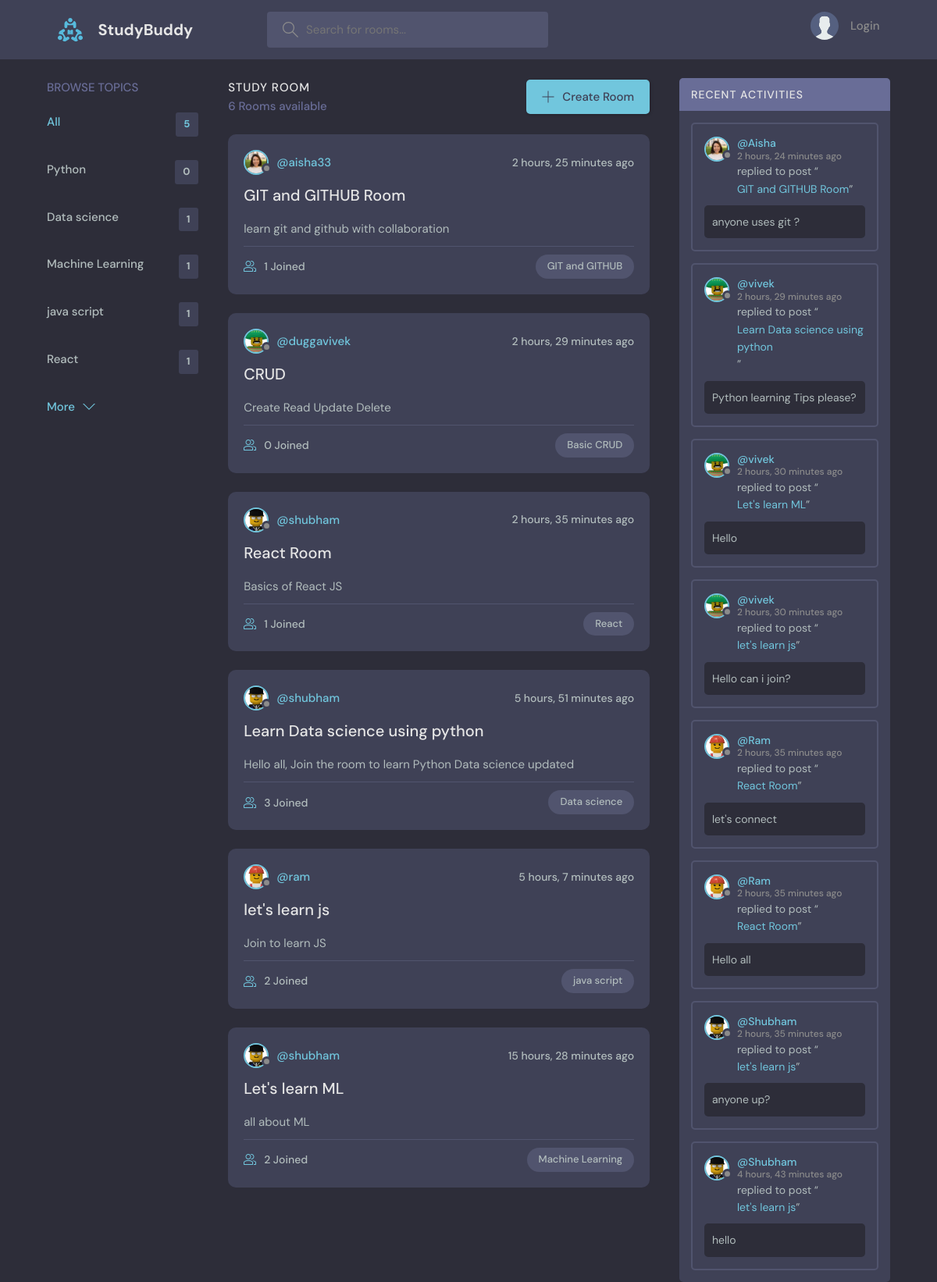
The page / on the database its author committed.
### base/models.py (models this page shows, shortened)
class Topic(models.Model):
    name = models.CharField(max_length = 200)

class Room(models.Model):
    host = models.ForeignKey(User, on_delete= models.SET_NULL, null=True)
    topic = models.ForeignKey(Topic, models.SET_NULL, null=True)
    name = models.CharField(max_length=200)
    description = models.TextField(null=True, blank=True)
    participants = models.ManyToManyField(User, related_name='participants', blank=True)
    updated = models.DateTimeField(auto_now=True)
    created = models.DateTimeField(auto_now_add=True)
    class Meta:
        ordering = ['-updated','-created']
    def __str__(self):
        return self.name

class User(AbstractUser):
    name = models.CharField( max_length=200, null=True )
    email = models.EmailField(unique = True, max_length=254 , null=True)
    bio = models.TextField(null=True)
    avatar =  models.ImageField(null = True, default = 'avatar.svg')
    USERNAME_FIELD = 'email'
    REQUIRED_FIELDS = []

class Message(models.Model):
    user= models.ForeignKey(User, on_delete=models.CASCADE)
    room = models.ForeignKey(Room, on_delete=models.CASCADE)
    body = models.TextField()
    updated = models.DateTimeField(auto_now=True)
    created = models.DateTimeField(auto_now_add=True)
    class Meta:
        ordering = ['-updated', '-created']

### base/views.py (the view)
# urls.py: path('', views.home, name='home'),
def home(request):
    q = request.GET.get('q') if request.GET.get('q') != None else ''
    rooms = Room.objects.filter(
        Q(topic__name__icontains=q) |
        Q(name__icontains=q) |
        Q(description__icontains=q)
    )
    topics = Topic.objects.all()[0:5]
    room_count = rooms.count()
    room_messages = Message.objects.filter(Q(room__topic__name__icontains = q))
    context = {'rooms': rooms, 'topics': topics,
               'room_count': room_count, "room_messages": room_messages}
    return render(request, 'base/home.html', context)

### base/templates/base/home.html
{% extends 'main.html' %} {% block content %}
<main class="layout layout--3">
    <div class="container">
        {% include 'base/topic_component.html' %}
         <div class="roomList">
        {% include 'base/feed_component.html' %}
        </div>
        {% include 'base/activity_component.html' %}
    </div>
</main>
{% endblock content %}

### base/templates/base/topic_component.html
<div class="topics">
    <div class="topics__header">
        <h2>Browse Topics</h2>
    </div>
    <ul class="topics__list">
        <li>
            <a href="{% url 'home'%}" class="active">All <span>{{topics.count}}</span></a>
        </li>
        {% for topic in topics %}
        <li>
            <a href="{% url 'home' %}?q={{topic.name}}"
                >{{topic.name}} <span>{{topic.room_set.all.count}}</span></a
            >
        </li>
        {% endfor %}
    </ul>
    <a class="btn btn--link" href="{% url 'browse-topics' %}">
        More
        <svg
            version="1.1"
            xmlns="http://www.w3.org/2000/svg"
            width="32"
            height="32"
            viewBox="0 0 32 32"
        >
            <title>chevron-down</title>
            <path d="M16 21l-13-13h-3l16 16 16-16h-3l-13 13z"></path>
        </svg>
    </a>
</div>

### base/templates/base/feed_component.html (shortened to what this page needs)
    <div class="roomList__header">
        <div>
            <h2>Study Room</h2>
            <p>{{room_count}} Rooms available</p>
        </div>
        <a class="btn btn--main" href="{% url 'create-room' %}">
            <svg
                version="1.1"
                xmlns="http://www.w3.org/2000/svg"
                width="32"
                height="32"
                viewBox="0 0 32 32"
            >
                <title>add</title>
                <path
                    d="M16.943 0.943h-1.885v14.115h-14.115v1.885h14.115v14.115h1.885v-14.115h14.115v-1.885h-14.115v-14.115z"
                ></path>
            </svg>
            Create Room
        </a>
    </div>
    {% for room in rooms %}
    <div class="roomListRoom">
        <div class="roomListRoom__header">
            <a href=" {% if room.host %}{% url 'user-profile' room.host.id %}{% else %} / {% endif %}" class="roomListRoom__author">
                <div class="avatar avatar--small">
                    <img
                        src="{{ room.host.avatar.url }}"
                    />
                </div>
                <span>@{{room.host.username}}</span>
            </a>
            <div class="roomListRoom__actions">
                <span>{{room.created | timesince}} ago</span>
            </div>
        </div>
        <div class="roomListRoom__content">
            <a href="{%url 'room' room.id %}">{{room.name}}</a>
            <p>{{room.description}}</p>
        </div>
        <div class="roomListRoom__meta">
            <a href="{% url 'room' room.id %}" class="roomListRoom__joined">
                {{room.participants.all.count}} Joined
            </a>
            <p class="roomListRoom__topic">{{room.topic.name}}</p>
        </div>
    </div>
    {% endfor %}

### base/templates/base/activity_component.html (shortened to what this page needs)
<div class="activities">
    <div class="activities__header">
        <h2>Recent Activities</h2>
    </div>
    {% for room_message in room_messages %}
    <div class="activities__box">
        <div class="activities__boxHeader roomListRoom__header">
            <a href="{% url 'user-profile' room_message.user.id %}" class="roomListRoom__author">
                <div class="avatar avatar--small">
                    <img
                        src="{{room_message.user.avatar.url}}"
                    />
                </div>
                <p>
                    @{{room_message.user.name}}
                    <span >{{ room_message.created|timesince}} ago</span>
                </p>
            </a>
        </div>
        <div class="activities__boxContent">
            <p>
                replied to post “<a href="{% url 'room' room_message.room.id %}"
                    >{{room_message.room}}</a
                >”
            </p>
            <div class="activities__boxRoomContent">
               {{room_message.body}}
            </div>
        </div>
    </div>
    {% endfor %}
</div>

### rows shown on the page
Topic: name "Python", room_set.all.count "0"
Topic: name "Data science", room_set.all.count "1"
Topic: name "Machine Learning", room_set.all.count "1"
Topic: name "java script", room_set.all.count "1"
Topic: name "React", room_set.all.count "1"
Room: host.avatar (picture), host.username "aisha33", created "2 hours, 25 minutes", name "GIT and GITHUB Room", description "learn git and github with collaboration", participants.all.count "1", topic.name "GIT and GITHUB"
Room: host.avatar (picture), host.username "duggavivek", created "2 hours, 29 minutes", name "CRUD", description "Create Read Update Delete", participants.all.count "0", topic.name "Basic CRUD"
Room: host.avatar (picture), host.username "shubham", created "2 hours, 35 minutes", name "React Room", description "Basics of React JS", participants.all.count "1", topic.name "React"
Room: host.avatar (picture), host.username "shubham", created "5 hours, 51 minutes", name "Learn Data science using python", description "Hello all, Join the room to learn Python Data science updated", participants.all.count "3", topic.name "Data science"
Room: host.avatar (picture), host.username "ram", created "5 hours, 7 minutes", name "let's learn js", description "Join to learn JS", participants.all.count "2", topic.name "java script"
Room: host.avatar (picture), host.username "shubham", created "15 hours, 28 minutes", name "Let's learn ML", description "all about ML", participants.all.count "2", topic.name "Machine Learning"
Message: user.avatar (picture), user.name "Aisha", created "2 hours, 24 minutes", room "GIT and GITHUB Room", body "anyone uses git ?"
Message: user.avatar (picture), user.name "vivek", created "2 hours, 29 minutes", room "Learn Data science using python", body "Python learning Tips please?"
Message: user.avatar (picture), user.name "vivek", created "2 hours, 30 minutes", room "Let's learn ML", body "Hello"
Message: user.avatar (picture), user.name "vivek", created "2 hours, 30 minutes", room "let's learn js", body "Hello can i join?"
Message: user.avatar (picture), user.name "Ram", created "2 hours, 35 minutes", room "React Room", body "let's connect"
Message: user.avatar (picture), user.name "Ram", created "2 hours, 35 minutes", room "React Room", body "Hello all"
Message: user.avatar (picture), user.name "Shubham", created "2 hours, 35 minutes", room "let's learn js", body "anyone up?"
Message: user.avatar (picture), user.name "Shubham", created "4 hours, 43 minutes", room "let's learn js", body "hello"

### other values the page prints
{{ topics.count }} "5"
{{ room_count }} "6"
